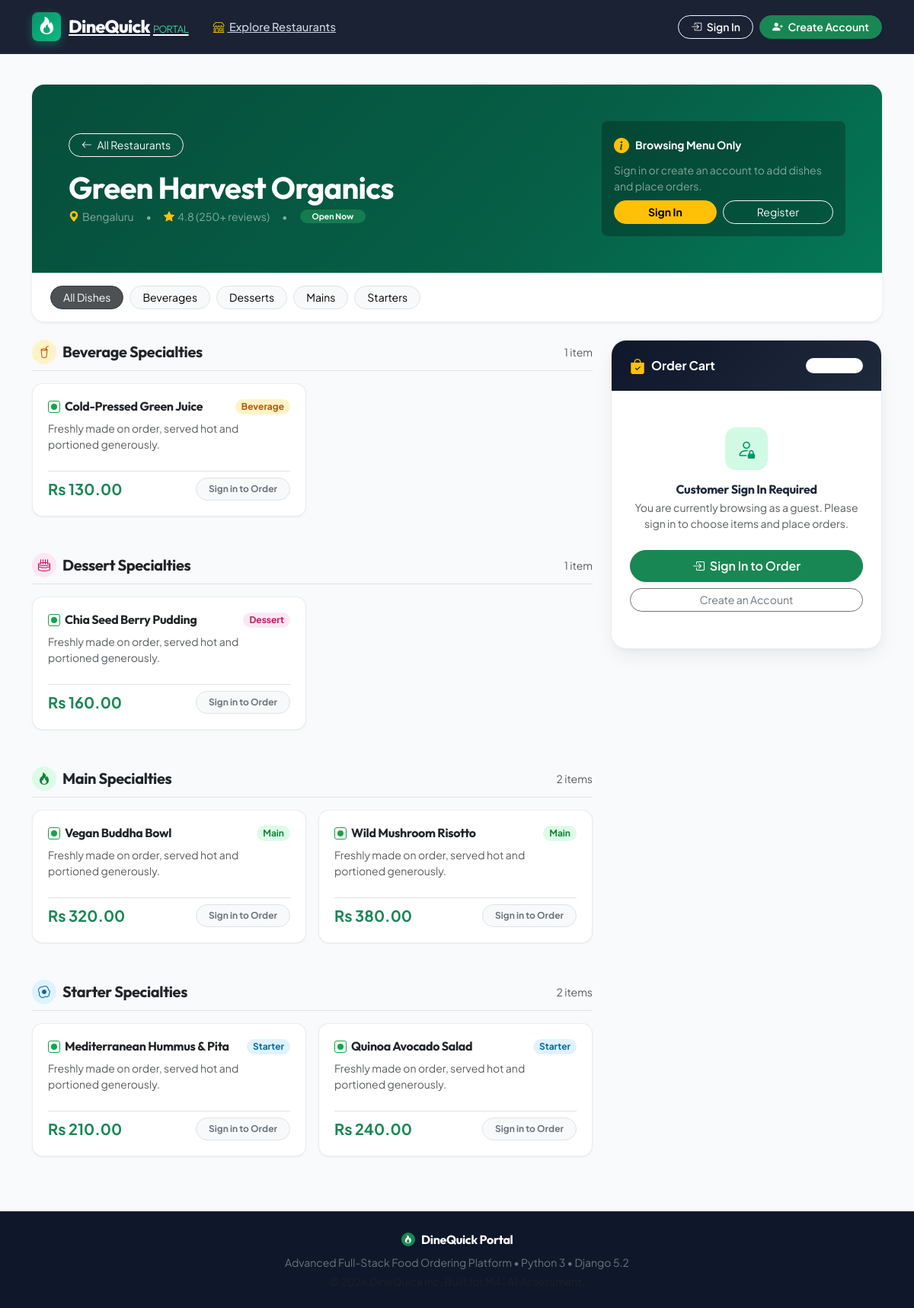
Page /restaurants/3/ on the committed database.
### orders/models.py (models this page shows, shortened)
class Restaurant(models.Model):
    name = models.CharField(max_length=120)
    city = models.CharField(max_length=100)

class MenuItem(models.Model):
    class Category(models.TextChoices):
        STARTER = "Starter", "Starter"
        MAIN = "Main", "Main"
        DESSERT = "Dessert", "Dessert"
        BEVERAGE = "Beverage", "Beverage"
    restaurant = models.ForeignKey(Restaurant, on_delete=models.CASCADE, related_name="menu_items")
    name = models.CharField(max_length=100)
    price = models.DecimalField(max_digits=8, decimal_places=2)
    category = models.CharField(max_length=10, choices=Category.choices)
    available = models.BooleanField(default=True)

### orders/views.py (the view)
# urls.py: path("restaurants/<int:pk>/", views.restaurant_menu, name="restaurant-menu"),
def restaurant_menu(request, pk):
    restaurant = get_object_or_404(Restaurant, pk=pk)
    items = restaurant.menu_items.filter(available=True).order_by("category", "name")
    categorized_items = {}
    for item in items:
        categorized_items.setdefault(item.category, []).append(item)
    return render(
        request,
        "orders/menu.html",
        {
            "restaurant": restaurant,
            "items": items,
            "categorized_items": categorized_items,
        },
    )

### orders/templates/orders/menu.html (shortened to what this page needs)
{% extends "orders/base.html" %}
{% block content %}
<div class="card border-0 shadow-sm rounded-4 overflow-hidden mb-4">
  <div class="p-4 p-md-5" style="background: linear-gradient(135deg, #064e3b 0%, #065f46 60%, #047857 100%); color: white;">
    <div class="d-flex flex-wrap justify-content-between align-items-center gap-3">
      <div>
        <a href="{% url 'restaurant-list' %}" class="btn btn-sm btn-outline-light rounded-pill px-3 mb-3">
          <i class="bi bi-arrow-left me-1"></i> All Restaurants
        </a>
        <h1 class="display-6 fw-bold mb-1 text-white">{{ restaurant.name }}</h1>
        <div class="d-flex flex-wrap align-items-center gap-3 text-white-50 small">
          <span><i class="bi bi-geo-alt-fill text-warning me-1"></i>{{ restaurant.city }}</span>
          <span>&bull;</span>
          <span><i class="bi bi-star-fill text-warning me-1"></i>4.8 (250+ reviews)</span>
          <span>&bull;</span>
          <span class="badge bg-success bg-opacity-75 rounded-pill px-3 py-1">Open Now</span>
        </div>
      </div>
      {% if not user.is_authenticated %}
      <div class="card bg-black bg-opacity-25 border-0 rounded-3 p-3 text-white" style="max-width: 320px;">
        <div class="d-flex align-items-center gap-2 mb-2">
          <i class="bi bi-info-circle-fill text-warning fs-5"></i>
          <span class="fw-bold small">Browsing Menu Only</span>
        </div>
        <p class="small text-white-50 mb-2">Sign in or create an account to add dishes and place orders.</p>
        <div class="d-flex gap-2">
          <a href="{% url 'login' %}?next={{ request.path }}" class="btn btn-warning btn-sm fw-bold flex-grow-1 rounded-pill">Sign In</a>
          <a href="{% url 'register' %}?next={{ request.path }}" class="btn btn-outline-light btn-sm flex-grow-1 rounded-pill">Register</a>
        </div>
      </div>
      {% endif %}
    </div>
  </div>
  <div class="bg-white px-4 py-3 border-top d-flex gap-2 overflow-auto" id="categoryTabs">
    <a href="#all" class="btn btn-sm btn-dark rounded-pill px-3 active cat-pill" data-target="all">All Dishes</a>
    {% for category in categorized_items.keys %}
    <a href="#cat-{{ category|lower }}" class="btn btn-sm btn-light border rounded-pill px-3 cat-pill" data-target="cat-{{ category|lower }}">
      {{ category }}s
    </a>
    {% endfor %}
  </div>
</div>
  <div class="row g-4">
    <div class="col-lg-8">
      {% for category, cat_items in categorized_items.items %}
      <div class="category-section mb-5" id="cat-{{ category|lower }}">
        <div class="d-flex align-items-center gap-2 mb-3 pb-2 border-bottom">
          <span class="badge rounded-circle p-2 {% if category == 'Starter' %}dq-badge-starter{% elif category == 'Main' %}dq-badge-main{% elif category == 'Dessert' %}dq-badge-dessert{% else %}dq-badge-beverage{% endif %}">
            <i class="bi {% if category == 'Starter' %}bi-egg-fried{% elif category == 'Main' %}bi-fire{% elif category == 'Dessert' %}bi-cake2{% else %}bi-cup-straw{% endif %} fs-6"></i>
          </span>
          <h2 class="h5 fw-bold mb-0 text-dark">{{ category }} Specialties</h2>
          <span class="text-muted small ms-auto">{{ cat_items|length }} item{{ cat_items|length|pluralize }}</span>
        </div>
        <div class="row g-3">
          {% for item in cat_items %}
          <div class="col-md-6">
            <div class="dq-dish-card h-100 d-flex flex-column justify-content-between">
              <div>
                <div class="d-flex justify-content-between align-items-start mb-2">
                  <div class="d-flex align-items-center">
                    <span class="dq-veg-mark" title="Vegetarian item"></span>
                    <h3 class="h6 fw-bold mb-0 text-dark">{{ item.name }}</h3>
                  </div>
                  <span class="badge rounded-pill small px-2 py-1 {% if item.category == 'Starter' %}dq-badge-starter{% elif item.category == 'Main' %}dq-badge-main{% elif item.category == 'Dessert' %}dq-badge-dessert{% else %}dq-badge-beverage{% endif %}">
                    {{ item.category }}
                  </span>
                </div>
                <p class="text-muted small mb-3">Freshly made on order, served hot and portioned generously.</p>
              </div>
              <div class="pt-2 border-top d-flex justify-content-between align-items-center mt-2">
                <span class="fs-5 fw-bold text-success">Rs {{ item.price }}</span>
                {% if user.is_authenticated %}
                <div class="dq-qty-stepper shadow-sm">
                  <button type="button" class="dq-qty-btn minus-btn" aria-label="Decrease quantity">&minus;</button>
                  <input
                    type="number"
                    min="0"
                    max="50"
                    value="0"
                    id="qty_{{ item.pk }}"
                    name="qty_{{ item.pk }}"
                    class="dq-qty-input item-qty"
                    data-price="{{ item.price }}"
                    data-name="{{ item.name }}"
                    aria-label="Quantity for {{ item.name }}"
                    readonly
                  >
                  <button type="button" class="dq-qty-btn plus-btn" aria-label="Increase quantity">+</button>
                </div>
                {% else %}
                <span class="badge bg-light text-secondary border rounded-pill px-3 py-2 small">
                  Sign in to Order
                </span>
                {% endif %}
              </div>
            </div>
          </div>
          {% endfor %}
        </div>
      </div>
      {% empty %}
      <div class="card p-5 text-center border-0 shadow-sm rounded-4">
        <i class="bi bi-cup-hot text-muted display-4 mb-2"></i>
        <h3 class="h5 fw-bold">No menu items found</h3>
        <p class="text-muted small mb-0">This restaurant does not have any active dishes right now.</p>
      </div>
      {% endfor %}
    </div>
    <div class="col-lg-4">
      <div class="dq-cart-card sticky-top" style="top: 90px;">
        <div class="dq-cart-header d-flex justify-content-between align-items-center">
          <div class="d-flex align-items-center gap-2">
            <i class="bi bi-bag-check-fill text-warning fs-5"></i>
            <span class="fw-bold fs-6">Order Cart</span>
          </div>
          <span class="badge bg-white bg-opacity-20 text-white rounded-pill px-3 py-1 small" id="totalItemsBadge">
          </span>
        </div>
        <div class="p-4">
          {% if user.is_authenticated %}
          <div id="cartItemsList" class="mb-3" style="max-height: 280px; overflow-y: auto;">
            <div class="text-center py-4 text-muted small">
              <i class="bi bi-cart3 fs-1 text-black-50 d-block mb-2"></i>
              Your cart is empty.<br>Click <strong>+</strong> on any dish to add.
            </div>
          </div>
          <div class="border-top pt-3 mb-4">
            <div class="d-flex justify-content-between text-muted small mb-2">
              <span>Item Subtotal:</span>
              <span id="subtotalDisplay" class="fw-semibold text-dark">Rs 0.00</span>
            </div>
            <div class="d-flex justify-content-between text-muted small mb-2">
              <span>Delivery Fee:</span>
              <span class="text-success fw-semibold">FREE</span>
            </div>
            <hr class="my-2">
            <div class="d-flex justify-content-between align-items-center fs-5">
              <strong class="fw-bold text-dark">Total Payable:</strong>
              <strong id="totalPriceDisplay" class="fw-bold text-success">Rs 0.00</strong>
            </div>
          </div>
          <button type="submit" id="placeOrderBtn" class="dq-pulse-btn w-100 d-flex justify-content-center align-items-center gap-2" disabled>
            <i class="bi bi-bag-check-fill"></i>
            <span>Confirm &amp; Place Order</span>
          </button>
          <div class="text-center text-muted small mt-2">
            <i class="bi bi-shield-check me-1 text-success"></i> Instant order receipt &amp; email confirmation
          </div>
          {% else %}
          <div class="text-center py-4">
            <div class="dq-auth-icon mb-3">
              <i class="bi bi-person-lock"></i>
            </div>
            <h4 class="h6 fw-bold mb-1">Customer Sign In Required</h4>
            <p class="text-muted small mb-4">You are currently browsing as a guest. Please sign in to choose items and place orders.</p>
            <a href="{% url 'login' %}?next={{ request.path }}" class="btn btn-success w-100 rounded-pill py-2 fw-semibold mb-2 shadow-sm">
              <i class="bi bi-box-arrow-in-right me-1"></i> Sign In to Order
            </a>
            <a href="{% url 'register' %}?next={{ request.path }}" class="btn btn-outline-secondary btn-sm w-100 rounded-pill">
              Create an Account
            </a>
          </div>
          {% endif %}
        </div>
      </div>
    </div>
  </div>
{% endblock %}

### orders/static/orders/style.css (style rules this page uses)
:root { --dq-primary: #059669; --dq-primary-dark: #047857; --dq-primary-light: #d1fae5; --dq-accent: #f97316; --dq-accent-light: #ffedd5; --dq-dark: #0f172a; --dq-dark-surface: #1e293b; --dq-light-bg: #f8fafc; --dq-card-bg: #ffffff; --dq-text-main: #1e293b; --dq-text-muted: #64748b; --dq-border: rgba(148, 163, 184, 0.2); --dq-shadow-sm: 0 1px 3px 0 rgba(0, 0, 0, 0.05), 0 1px 2px -1px rgba(0, 0, 0, 0.05); --dq-shadow-md: 0 4px 6px -1px rgba(0, 0, 0, 0.07), 0 2px 4px -2px rgba(0, 0, 0, 0.05); --dq-shadow-lg: 0 10px 25px -3px rgba(0, 0, 0, 0.08), 0 4px 6px -4px rgba(0, 0, 0, 0.04); --dq-shadow-xl: 0 20px 25px -5px rgba(0, 0, 0, 0.1), 0 8px 10px -6px rgba(0, 0, 0, 0.06); --dq-radius-sm: 8px; --dq-radius-md: 14px; --dq-radius-lg: 20px; --dq-radius-full: 9999px; }
body { font-family: 'Plus Jakarta Sans', -apple-system, BlinkMacSystemFont, 'Segoe UI', Roboto, sans-serif; background-color: var(--dq-light-bg); color: var(--dq-text-main); min-height: 100vh; display: flex; flex-direction: column; -webkit-font-smoothing: antialiased; }
h1, h2, h3, h4, h5, h6, .brand-font { font-family: 'Outfit', sans-serif; letter-spacing: -0.02em; }
.dq-dish-card { background: var(--dq-card-bg); border: 1px solid var(--dq-border); border-radius: var(--dq-radius-md); padding: 20px; transition: all 0.2s ease; box-shadow: var(--dq-shadow-sm); }
.dq-badge-starter { background: #e0f2fe; color: #0369a1; }
.dq-badge-main { background: #dcfce7; color: #15803d; }
.dq-badge-dessert { background: #fce7f3; color: #be185d; }
.dq-badge-beverage { background: #fef3c7; color: #b45309; }
.dq-veg-mark { width: 16px; height: 16px; border: 1.5px solid #16a34a; border-radius: 3px; display: inline-flex; align-items: center; justify-content: center; margin-right: 6px; }
.dq-veg-mark::after { content: ''; width: 8px; height: 8px; background-color: #16a34a; border-radius: 50%; }
.dq-cart-card { background: var(--dq-card-bg); border: 1px solid var(--dq-border); border-radius: var(--dq-radius-lg); box-shadow: var(--dq-shadow-lg); overflow: hidden; }
.dq-cart-header { background: linear-gradient(135deg, #0f172a 0%, #1e293b 100%); color: #ffffff; padding: 18px 24px; }
.dq-auth-icon { width: 56px; height: 56px; background: var(--dq-primary-light); color: var(--dq-primary); display: flex; align-items: center; justify-content: center; border-radius: var(--dq-radius-md); margin: 0 auto 16px; font-size: 1.6rem; }

### rows in the picture
Restaurant: name "Green Harvest Organics", city "Bengaluru"
MenuItem: keys "Beverage", category "Beverage", cat_items "1", name "Cold-Pressed Green Juice", price "130.00"
MenuItem: keys "Dessert", category "Dessert", cat_items "1", name "Chia Seed Berry Pudding", price "160.00"
MenuItem: keys "Main", category "Main", cat_items "2", name "Vegan Buddha Bowl", price "320.00"
MenuItem: keys "Starter", category "Starter", cat_items "2", name "Mediterranean Hummus & Pita", price "210.00"
MenuItem: name "Wild Mushroom Risotto", category "Main", price "380.00"
MenuItem: name "Quinoa Avocado Salad", category "Starter", price "240.00"
